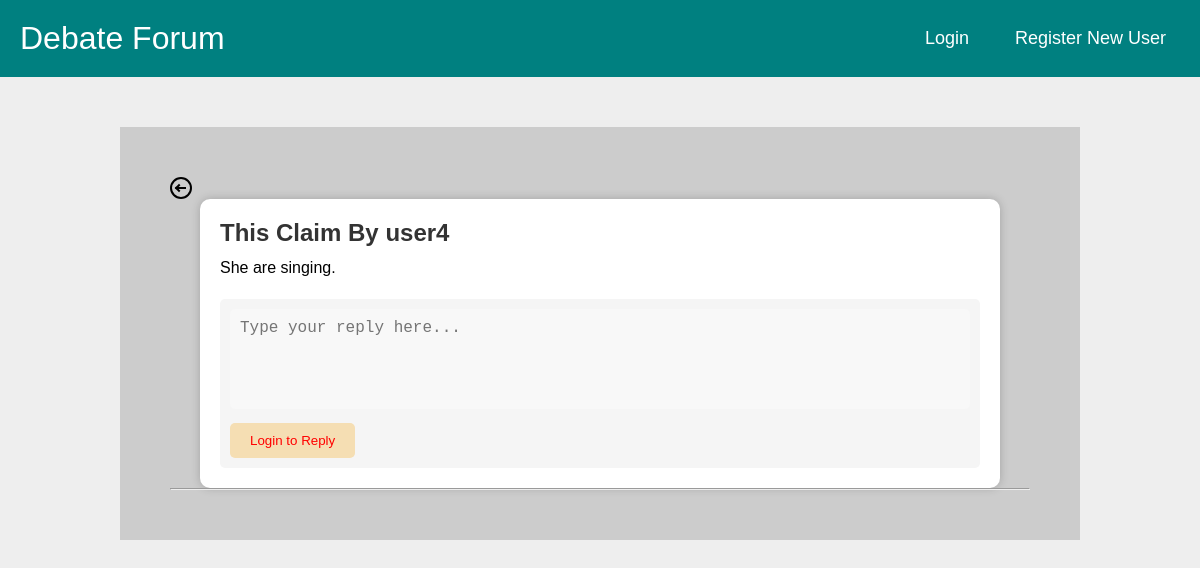
Before: /claim_page/1 with the older database file.
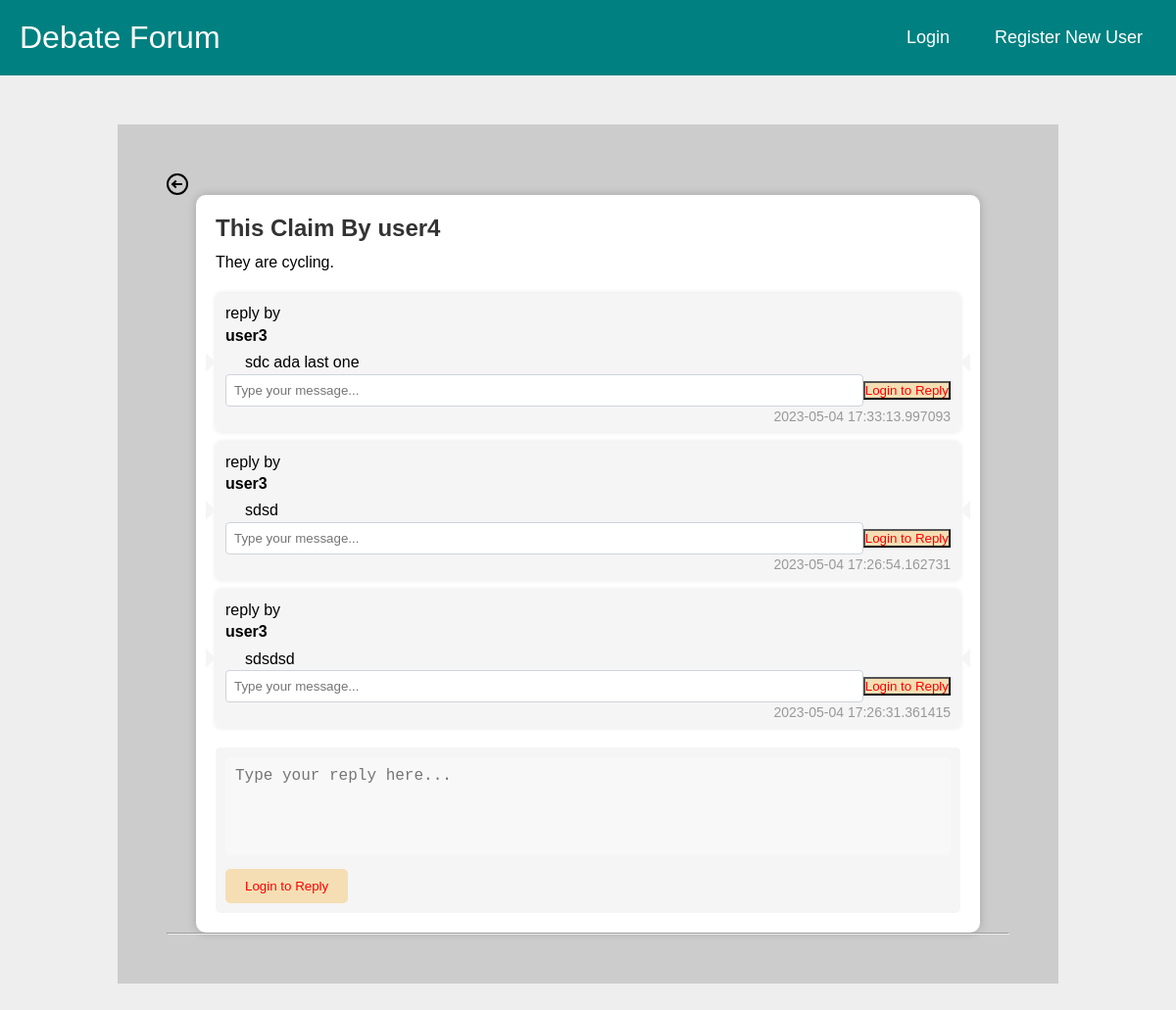
After: the same page with the newer database file.
### tables this page shows
CREATE TABLE user (
    userID INTEGER NOT NULL PRIMARY KEY AUTOINCREMENT, -- Integer user ID / key
    userName TEXT NOT NULL,                            -- Login username
    passwordHash BLOB NOT NULL,                        -- Hashed password (bytes in python)
    isAdmin BOOLEAN NOT NULL,                          -- If user is admin or not. Ignore if not implementing admin
    creationTime TIMESTAMP NOT NULL DEFAULT CURRENT_TIMESTAMP,      -- Time user was created
    lastVisit TIMESTAMP NOT NULL DEFAULT CURRENT_TIMESTAMP -- User's last visit, for showing new content when they return
);

CREATE TABLE claim (
    claimID INTEGER NOT NULL PRIMARY KEY AUTOINCREMENT,   -- CLaim ID number
    topic INTEGER NOT NULL REFERENCES topic(topicID) ON DELETE CASCADE ON UPDATE CASCADE, -- FK of claim
    postingUser INTEGER REFERENCES user(userID) ON DELETE SET NULL ON UPDATE CASCADE, -- FK of poisting user
    creationTime TIMESTAMP NOT NULL DEFAULT CURRENT_TIMESTAMP,   -- Time topic was created
    updateTime TIMESTAMP NOT NULL DEFAULT CURRENT_TIMESTAMP,      -- Last time a reply was added
    text TEXT NOT NULL                                   -- Actual text
);

CREATE TABLE replyText (
    replyTextID INTEGER NOT NULL PRIMARY KEY AUTOINCREMENT,                           -- Reply ID
    postingUser INTEGER REFERENCES user(userID) ON DELETE SET NULL ON UPDATE CASCADE, -- FK of posting user
    creationTime TIMESTAMP NOT NULL DEFAULT CURRENT_TIMESTAMP,                                                   -- Posting time
    text TEXT NOT NULL                                                                -- Text of reply
);

### routes/claim_page.py (the view, shortened to what this page needs)
@app.route("/claim_page/<int:claimID>", methods = ['GET','POST'])
def claim_page(claimID):
    conn = get_db_connection()
    data = {}
    repliesList = []
    claim = conn.execute(f"SELECT * FROM claim WHERE claimID == '{claimID}'").fetchone()
    replies = conn.execute(f"""SELECT replyText.replyTextID AS reply_id, replyText.postingUser AS reply_posting_user, replyText.creationTime AS reply_creation_time, replyText.text AS reply_text
                FROM claim
                JOIN replyToClaim ON claim.claimID = replyToClaim.claim
                JOIN replyText ON replyToClaim.reply = replyText.replyTextID
                WHERE claim.claimID = {claim['claimID']} ORDER BY reply_creation_time DESC""").fetchall()
    for replay in replies:
        postingUser = conn.execute(f"SELECT * FROM user WHERE userID == '{replay['reply_posting_user']}'").fetchone()
        replies_to_replies = conn.execute(f"""SELECT * FROM replyText INNER JOIN replyToReply ON replyText.replyTextID = replyToReply.reply WHERE replyToReply.parent = {replay['reply_id']}""").fetchall()
        replies_to_replies_list = []
        repliesList.append(
             {
                "reply_id":replay["reply_id"],
                "postingUser":postingUser["userName"],
                "text":replay['reply_text'],
                "creationTime":replay['reply_creation_time'],
                "replies_to_replies":replies_to_replies_list
        }
        )
    postingUser = conn.execute(f"SELECT * FROM user WHERE userID == '{claim['postingUser']}'").fetchone()
    data["postingUser"] = postingUser["userName"]
    data["claim_header"] = claim["text"]
    data["creationTime"] = claim["creationTime"]
    data["repliesData"] = repliesList
    return render_template('claim_page.html', claim =data,claimID=claim["claimID"],is_authenticated=is_authenticated(),current_user=current_user())

### get_db_connection.py (called while the page is built)
def get_db_connection():
    conn = sqlite3.connect('database/database.db')
    conn.row_factory = sqlite3.Row
    return conn

### routes/auth_check.py (called while the page is built)
def is_authenticated():
    if request.cookies.get('username'):
        return True
    else:
        return False

def current_user():
    if is_authenticated():
        conn = get_db_connection()
        user = conn.execute('SELECT * FROM user WHERE userName = ?',(request.cookies.get('username'),)).fetchone()
        return user
    else:
        pass

### templates/claim_page.html (shortened to what this page needs)
{% extends "nav.html" %}
{% block content %}
<link rel="stylesheet" href="{{ url_for('static', filename='css/card.css')}}" />
<link rel="stylesheet" href="{{ url_for('static', filename='css/claim.css')}}" />
<a href="{{ url_for('home') }}" style="text-align: left;max-width:100px;">
  <i class="gg-arrow-left-o" aria-hidden="true"></i>
</a>
<div id="claim-list">
  <div class="post-card">
    <h3>This Claim By {{claim.postingUser}}</h3>
    <p>{{claim.claim_header}}</p>
    <ul id="replies-list" class="replies-list">
      {% for reply in claim.repliesData %}
      <li class="reply">
        reply by<div class="author">{{reply.postingUser}}</div>
        <div class="content">{{reply.text}}</div>
        <div class="date">{{reply.creationTime}}</div>
      <div class="input-group">
        <input id="replytoreplytext{{reply.reply_id}}" name="replytoreplytext" type="text" class="form-control"
          placeholder="Type your message...">
        {% if is_authenticated %}
        <input class="btn btn-primary" type="submit" value="Reply to {{reply.postingUser}}"
          onclick="onReplyToReplyClick(document.getElementById('replytoreplytext{{reply.reply_id}}').value,'{{reply.reply_id}}','{{claimID}}')">
          {% else %}
          <input type="submit" value="Login to Reply" style="color:red; background-color: wheat;">
          {% endif%}
      </div>
      </li>
      {% endfor %}
    </ul>
    <div class="reply-form">
      <textarea id="replyText{{claimID}}" name="reply" placeholder="Type your reply here..."></textarea>
      {% if is_authenticated %}
      <input type="submit" value="Reply" onclick="onReplyClick(document.getElementById('replyText{{claimID}}').value,'{{claimID}}')">
        {% else %}
        <input type="submit" value="Login to Reply" style="color:red; background-color: wheat;">
        {% endif%}
    </div>
  </div>
  <hr>
</div>
{% endblock %}

### templates/nav.html (shortened to what this page needs)
<!DOCTYPE html>
<html lang="en">
<head>
    <link rel="stylesheet" href="{{ url_for('static', filename='css/nav.css')}}" />
    <link rel="stylesheet" href="{{ url_for('static', filename='css/modal.css')}}" />
</head>
<body>
    <nav class="navbar">
        <div class="logo">Debate Forum</div>
        <ul class="nav-links">
            <div class="menu">
                {% if is_authenticated %}
                <li>welcome <strong>{{current_user.username}}</strong></li>
                <li><a href="{{ url_for('logout') }}">Logout</a></li>
                {% else %}
                <li><a id="loginBtn" >Login</a></li>
                <li><a id="registerBtn" >Register New User</a></li>
                {% endif %}
            </div>
        </ul>
    </nav>
    <section class="container">
        {% block content %}
        {% endblock %}
    </section>
</body>
</html>

### static/css/nav.css (style rules this page uses)
* { margin: 0; padding: 0; box-sizing: border-box; }
body { font-family: cursive; }
a { text-decoration: none; }
li { list-style: none; }
.navbar { display: flex; align-items: center; justify-content: space-between; padding: 20px; background-color: teal; color: #fff; }
.nav-links a { color: #fff; }
.logo { font-size: 32px; }
.menu { display: flex; gap: 1em; font-size: 18px; }
.menu li { padding: 5px 14px; }
.container { max-width: 960px; width: 100%; width: calc(100% - 1rem); margin: 50px auto; padding: 50px; background: #ccc; }
.gg-arrow-left-o { box-sizing: border-box; position: relative; display: block; width: 22px; height: 22px; border: 2px solid; transform: scale(var(--ggs,1)); border-radius: 22px; color: black; }
.gg-arrow-left-o::after, .gg-arrow-left-o::before { content: ""; display: block; box-sizing: border-box; position: absolute; left: 4px }
.gg-arrow-left-o::after { width: 6px; height: 6px; border-bottom: 2px solid; border-left: 2px solid; transform: rotate(45deg); bottom: 6px }
.gg-arrow-left-o::before { width: 10px; height: 2px; bottom: 8px; background: currentColor }

### static/css/card.css (style rules this page uses)
body { background: #e5ded8; box-sizing: border-box; }
textarea { width: 100%; height: 150px; padding: 12px 20px; box-sizing: border-box; border: 2px solid #ccc; border-radius: 4px; background-color: #f8f8f8; font-size: 16px; resize: none; }

### static/css/claim.css (style rules this page uses)
body { font-family: Arial, sans-serif; background-color: #eee; }
.post-card { background-color: white; padding: 20px; border-radius: 10px; box-shadow: 0px 0px 10px rgba(0, 0, 0, 0.2); margin-bottom: 20px; max-width: 800px; margin: auto; }
.post-card h3 { margin-top: 0; margin-bottom: 10px; color: #333; font-size: 24px; }
.post-card p { margin-top: 0; margin-bottom: 10px; line-height: 1.4; font-size: 16px; }
.post-card .reply-form { background-color: #f5f5f5; padding: 10px; border-radius: 5px; margin-top: 20px; }
.post-card .reply-form textarea { width: 100%; height: 100px; padding: 10px; border: none; border-radius: 5px; resize: none; margin-bottom: 10px; }
.post-card .reply-form input[type="submit"] { background-color: #333; color: white; border: none; padding: 10px 20px; border-radius: 5px; cursor: pointer; transition: all 0.3s ease; }
.replies-list { list-style: none; padding: 0; margin-top: 20px; }
.reply { background-color: #f5f5f5; padding: 10px; border-radius: 5px; margin-bottom: 10px; font-size: 16px; line-height: 1.4; box-shadow: 0px 0px 5px rgba(0, 0, 0, 0.1); position: relative; }
.reply:before { content: ''; position: absolute; top: 50%; left: -10px; margin-top: -10px; border-style: solid; border-width: 10px 0 10px 10px; border-color: transparent transparent transparent #f5f5f5; }
.reply:after { content: ''; position: absolute; top: 50%; right: -10px; margin-top: -10px; border-style: solid; border-width: 10px 10px 10px 0; border-color: transparent #f5f5f5 transparent transparent; }
.reply .author { font-weight: bold; margin-bottom: 5px; }
.reply .content { margin-left: 20px; }
.reply .date { position: absolute; bottom: 5px; right: 10px; font-size: 14px; color: #999; }
.input-group { display: flex; align-items: center; justify-content: space-between; margin-bottom: 1rem; }
.form-control { flex: 1; border-radius: 0.25rem; padding: 0.5rem; border: 1px solid #ced4da; }

Changed rows visible on the page:
changed claim: claim_header "She are singing." → "They are cycling."
now on this page (row edited): user: postingUser "user3" "user3" "user3"
added replyText: text "sdc ada last one", creationTime "2023-05-04 17:33:13.997093"
added replyText: text "sdsd", creationTime "2023-05-04 17:26:54.162731"
added replyText: text "sdsdsd", creationTime "2023-05-04 17:26:31.361415"
Other visible differences:
new list line: "reply by  Login to Reply"
